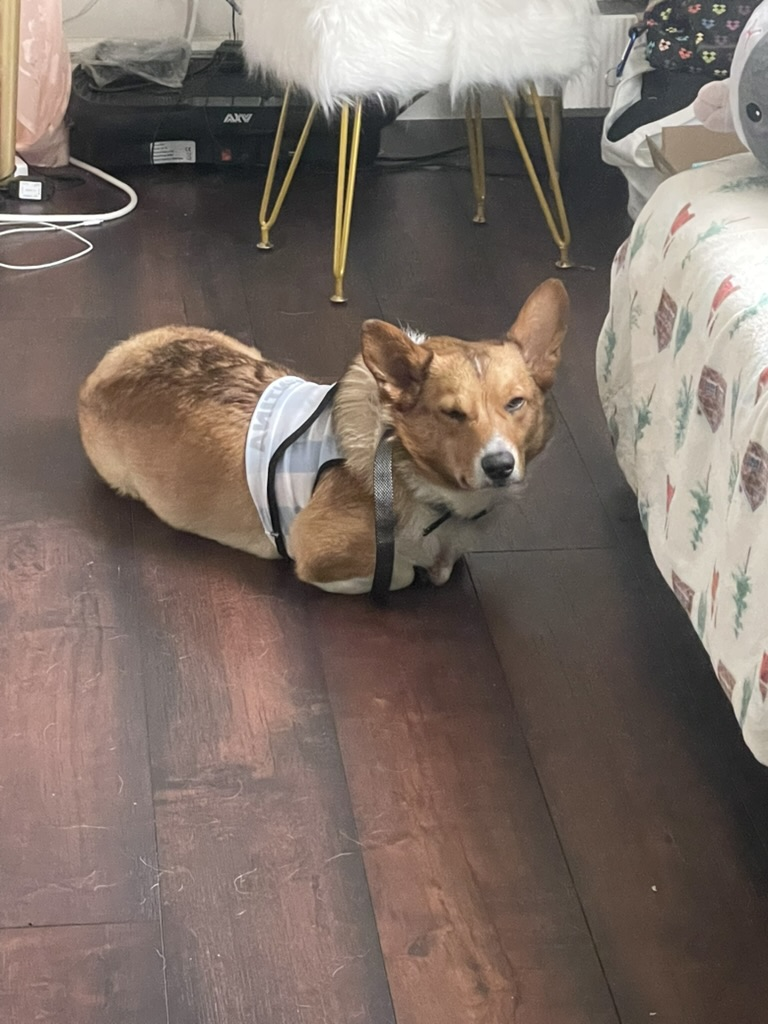
#> input picture face_detector_recognizer/photo/bear.jpeg, 768 x 1024 px
$ python thresh.py
#> lines starting #> are read from the running program, lines starting #| are printed output that depends on the picture; after the words box and inside, x2 and y2 are one past the last pixel; in counts of white or black regions, pixels touching at a corner belong together
import cv2 as cv

img = cv.imread('photo/bear.jpeg')
#> img is the input picture: shape (1024, 768, 3); mean B, G, R 101.9, 109.9, 123.9
cv.imshow('Bear', img)

#thresholding: binary realization of the image
#Take image, take value of threshold, compare pixel with threshold, if less = 0, more = 1. Then we can create a binary image
# Simple thresholding & Adaptive thresholding

#SIMPLE THRESHOLD
gray = cv.cvtColor(img, cv.COLOR_BGR2GRAY)
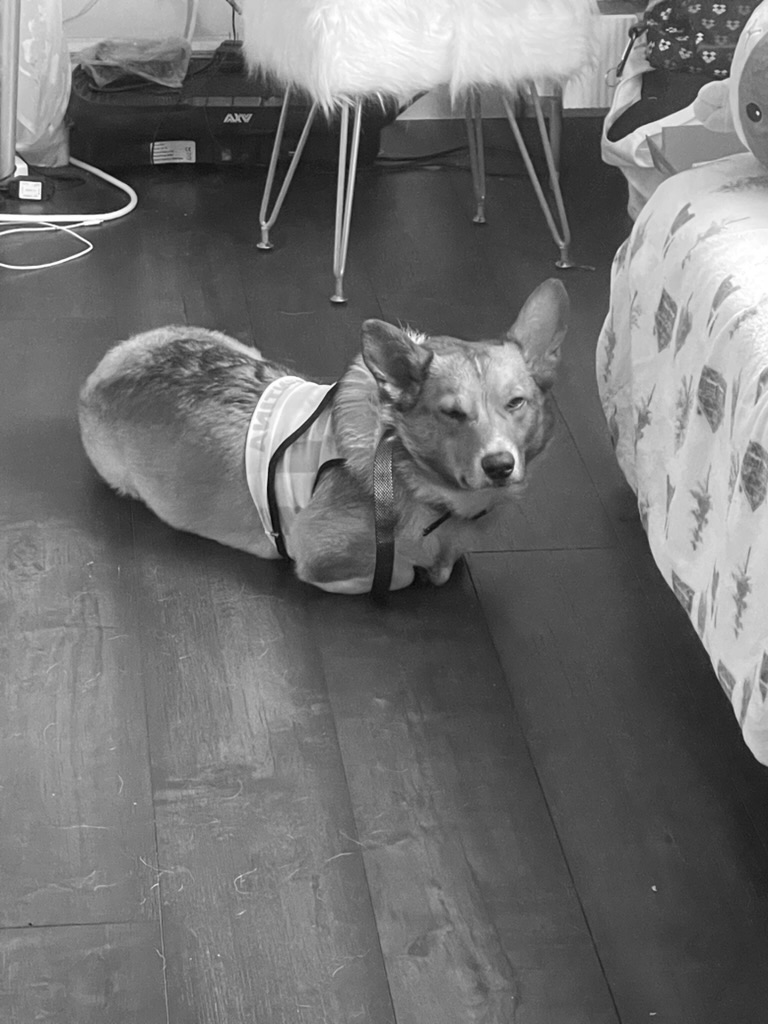
#> gray: shape (1024, 768); min 3, max 255, mean 113.2
cv.imshow('Grayscale', gray)

#Threshold value, threshold image
threshold, thresh = cv.threshold(gray, 150, 255, cv.THRESH_BINARY)
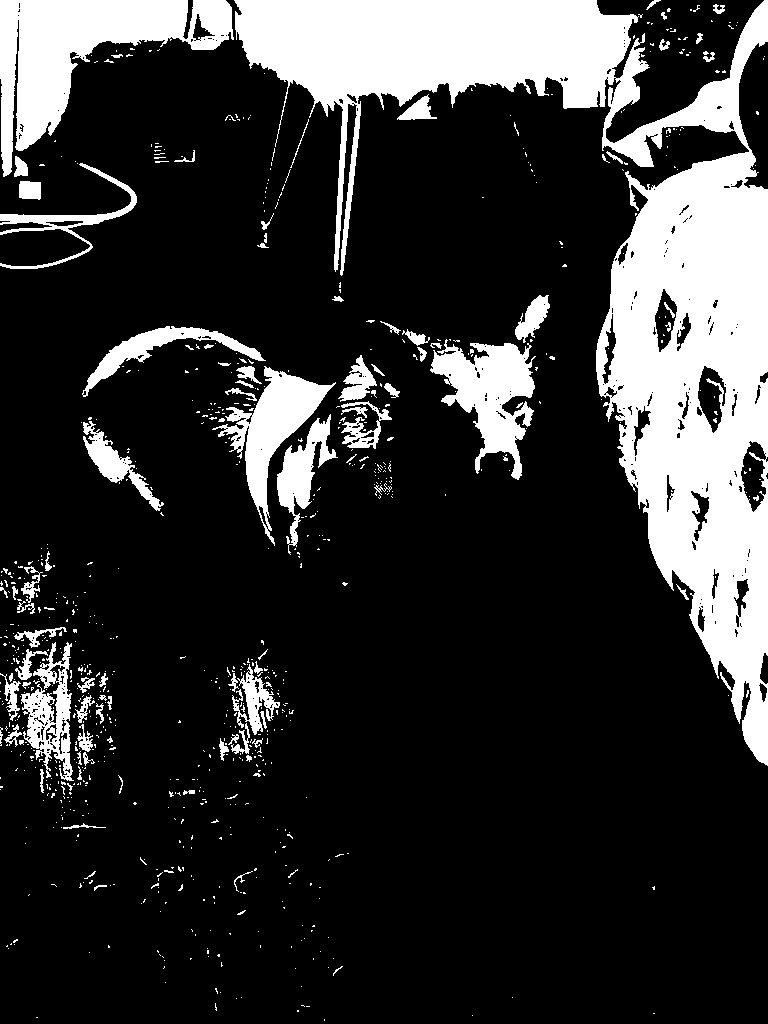
#> thresh: shape (1024, 768); 20.3% white; 832 white regions (738 under 20 px), largest, box (x1, y1, x2, y2) and area: (234, 0, 768, 766) 104902, (0, 0, 234, 177) 16388, (430, 339, 536, 480) 7043
cv.imshow('Simple Threshold Binary', thresh)

threshold, thresh_inverse = cv.threshold(gray, 150, 255, cv.THRESH_BINARY_INV)
cv.imshow('Simple Threshold Binary Inverse', thresh_inverse)


#ADAPTIVE THRESHOLD - let computer decide the threshold value
adaptive_thresh = cv.adaptiveThreshold(gray, 255, cv.ADAPTIVE_THRESH_GAUSSIAN_C, cv.THRESH_BINARY, 11, 1)
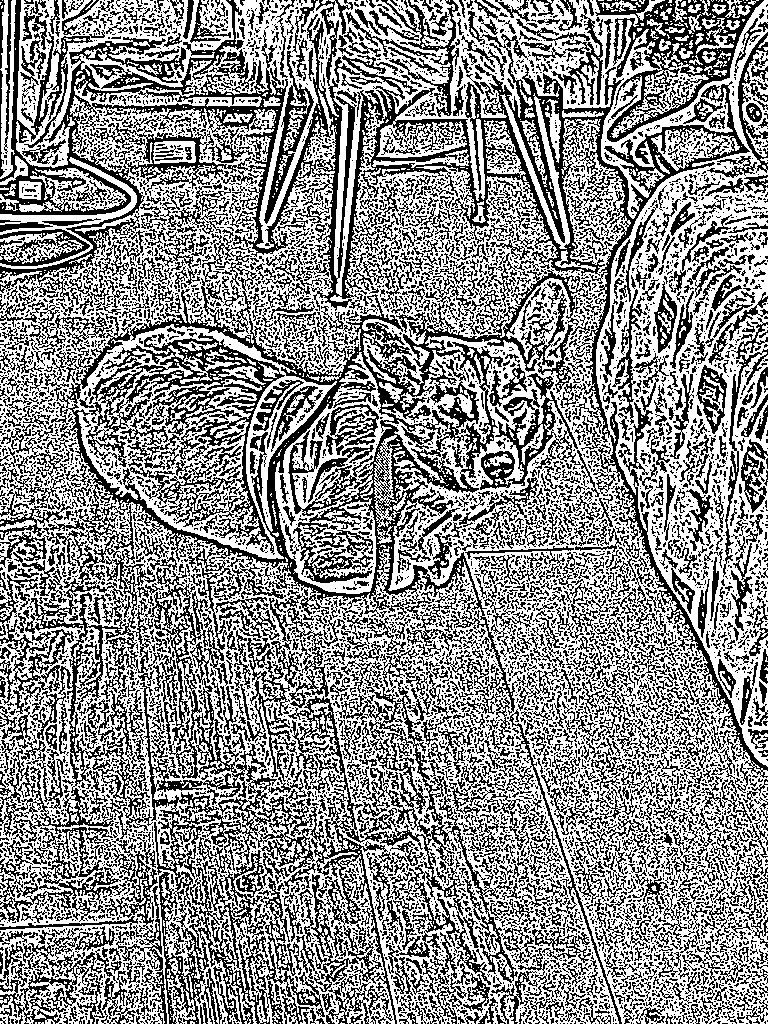
#> adaptive_thresh: shape (1024, 768); 56.6% white; black in thin lines or dots
cv.imshow('Adaptive Threshold Binary', adaptive_thresh)


cv.waitKey(0)

$ run again, with face_detector_recognizer/photo/group.jpeg copied over face_detector_recognizer/photo/bear.jpeg
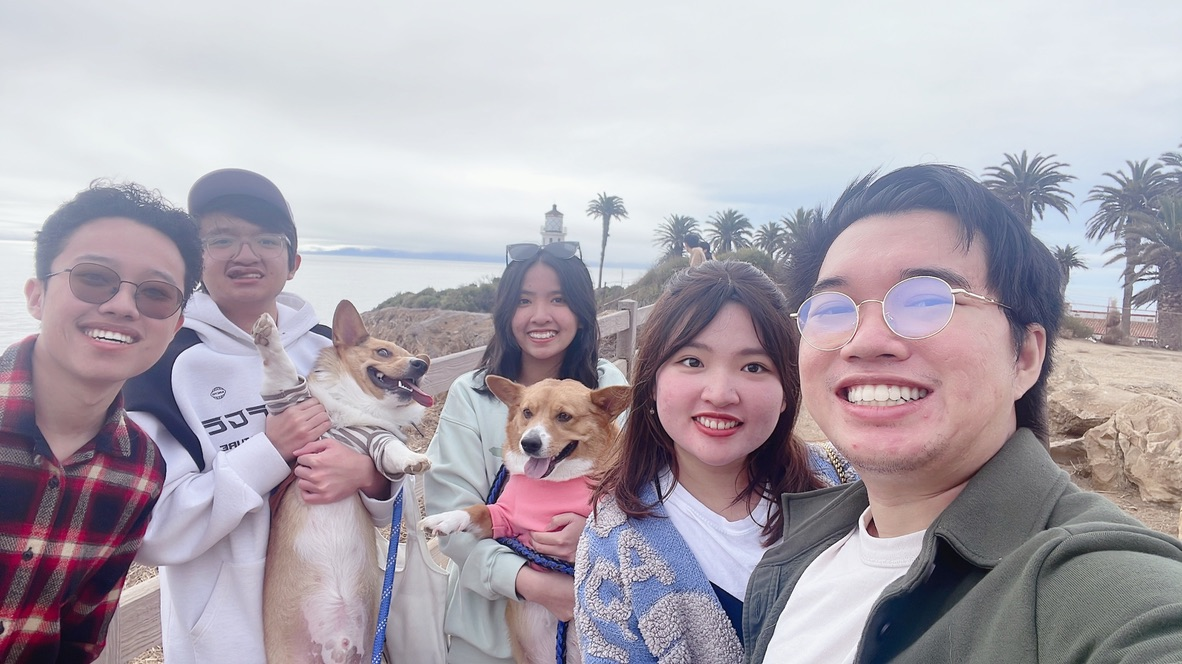
#> input picture face_detector_recognizer/photo/group.jpeg, 1182 x 664 px
#> img is the input picture: shape (664, 1182, 3); mean B, G, R 175.8, 166.6, 174.1
#> `threshold, thresh = cv.threshold(gray, 150, 255, cv.THRESH_BINARY)`:
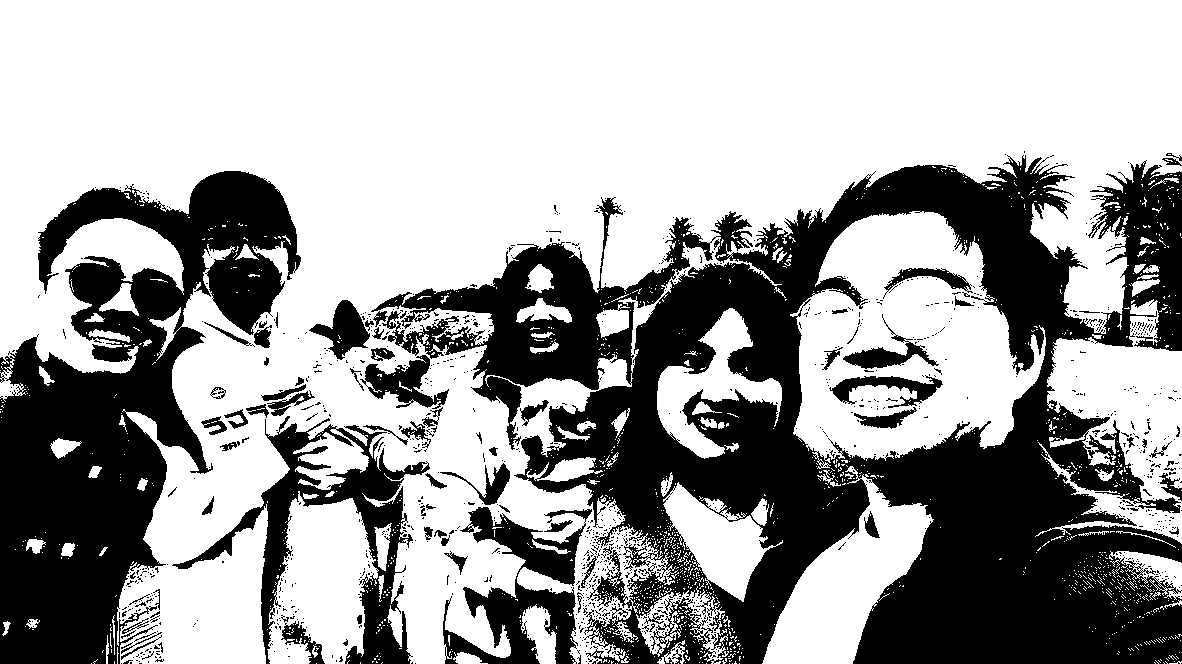
#> thresh: shape (664, 1182); 63.4% white; 1064 black regions (981 under 20 px), largest, box (x1, y1, x2, y2) and area: (371, 155, 1182, 664) 176184, (0, 171, 301, 664) 69725, (172, 416, 430, 664) 14196
#> `adaptive_thresh = cv.adaptiveThreshold(gray, 255, cv.ADAPTIVE_THRESH_G..`:
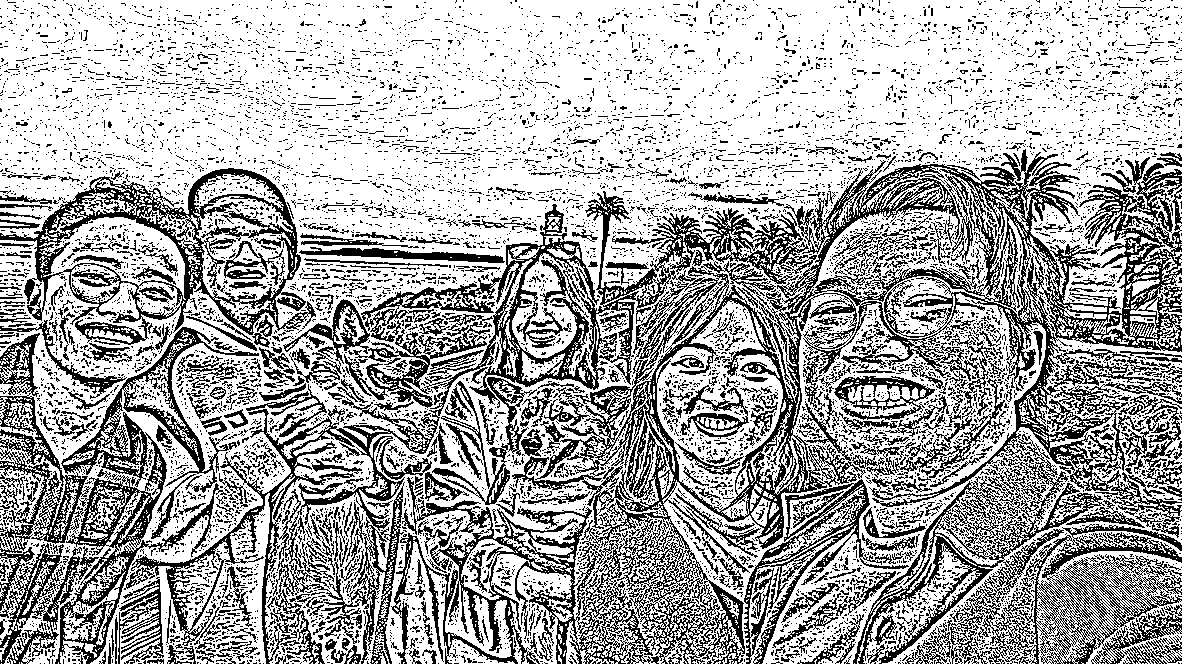
#> adaptive_thresh: shape (664, 1182); 67.1% white; black in thin lines or dots

$ run again, with face_detector_recognizer/photo/sachie.jpeg copied over face_detector_recognizer/photo/bear.jpeg
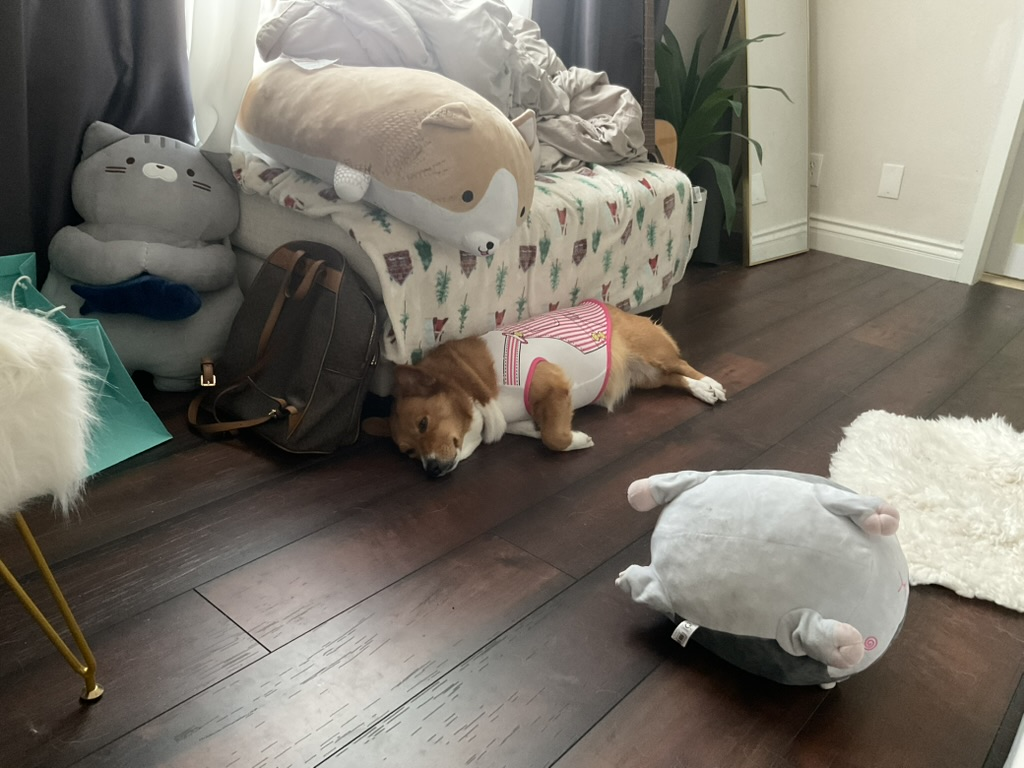
#> input picture face_detector_recognizer/photo/sachie.jpeg, 1024 x 768 px
#> img is the input picture: shape (768, 1024, 3); mean B, G, R 107.2, 117.1, 122.3
#> `threshold, thresh = cv.threshold(gray, 150, 255, cv.THRESH_BINARY)`:
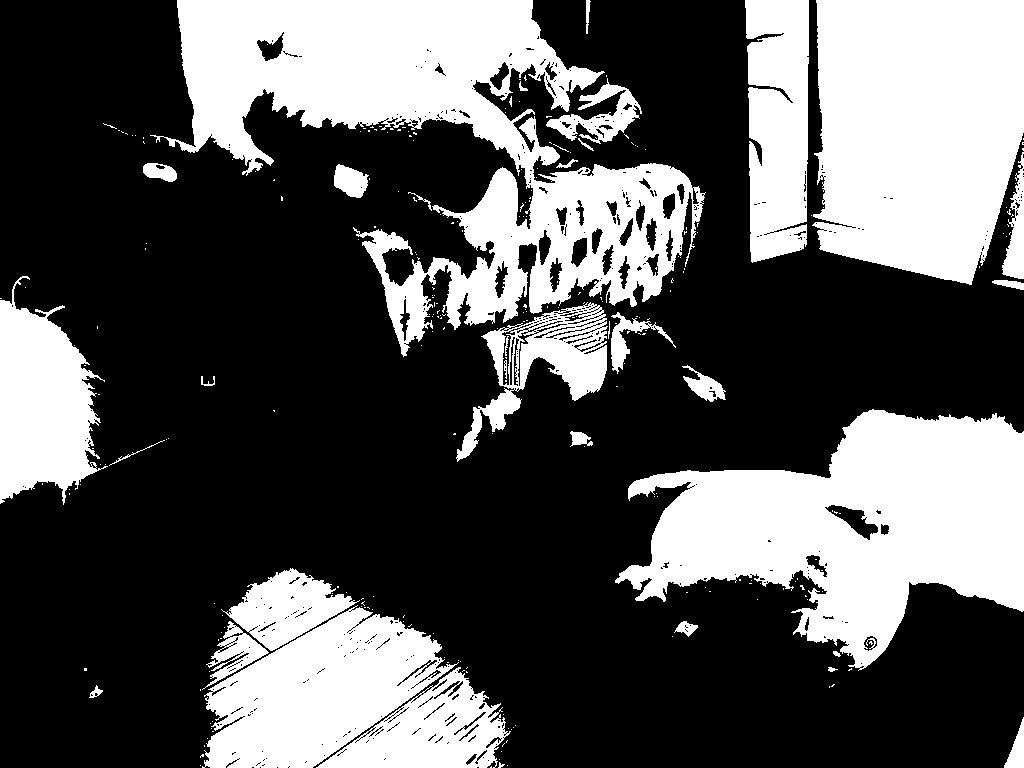
#> thresh: shape (768, 1024); 34.3% white; 271 white regions (236 under 20 px), largest, box (x1, y1, x2, y2) and area: (150, 0, 706, 357) 73449, (615, 409, 1024, 671) 58130, (812, 0, 1024, 285) 51872
#> `adaptive_thresh = cv.adaptiveThreshold(gray, 255, cv.ADAPTIVE_THRESH_G..`:
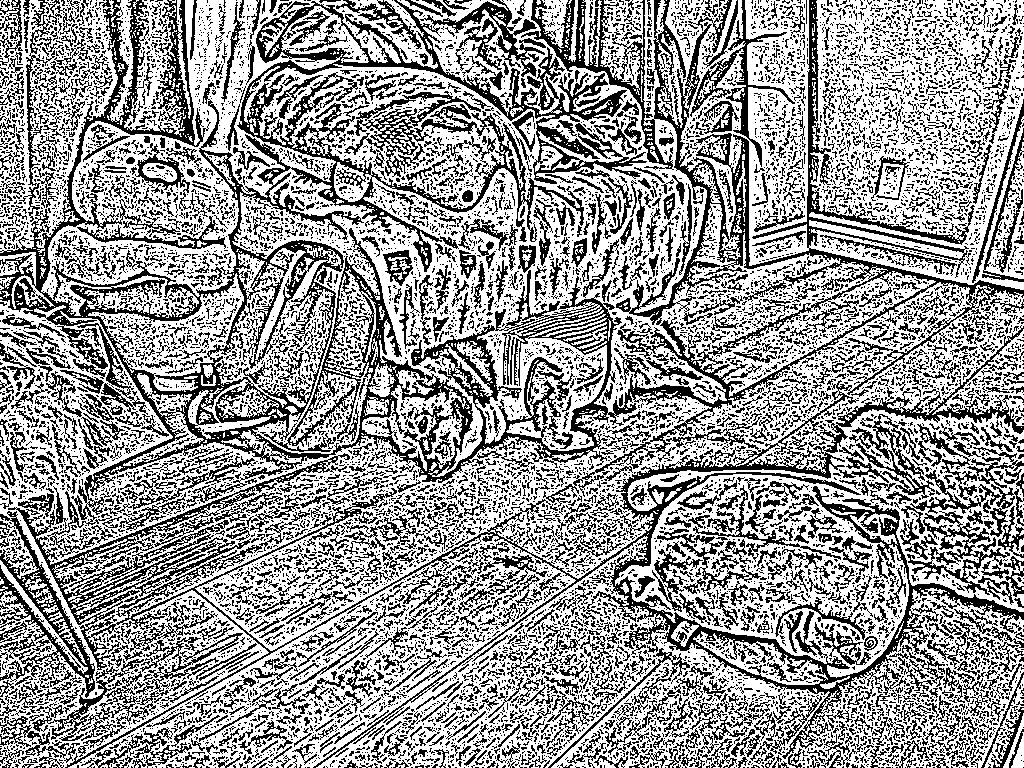
#> adaptive_thresh: shape (768, 1024); 60.5% white; black in thin lines or dots
